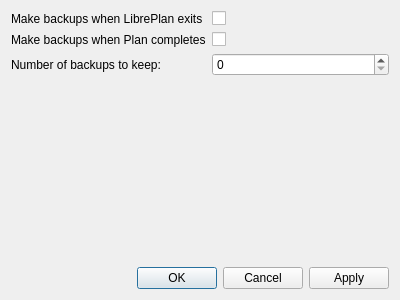
<?xml version="1.0" encoding="UTF-8"?>
<ui version="4.0">
 <class>SettingsDialog</class>
 <widget class="QDialog" name="SettingsDialog">
  <property name="geometry">
   <rect>
    <x>0</x>
    <y>0</y>
    <width>400</width>
    <height>300</height>
   </rect>
  </property>
  <property name="windowTitle">
   <string>Settings</string>
  </property>
  <property name="windowIcon">
   <iconset>
    <normaloff>../../../resources/icon.png</normaloff>../../../resources/icon.png</iconset>
  </property>
  <layout class="QVBoxLayout" name="verticalLayout_2">
   <item>
    <layout class="QVBoxLayout" name="verticalLayout">
     <item>
      <layout class="QFormLayout" name="formLayout">
       <item row="0" column="0">
        <widget class="QLabel" name="labelBackupOnExit">
         <property name="text">
          <string>Make backups when LibrePlan exits</string>
         </property>
        </widget>
       </item>
       <item row="2" column="0">
        <widget class="QLabel" name="labelBackupNum">
         <property name="text">
          <string>Number of backups to keep:</string>
         </property>
        </widget>
       </item>
       <item row="2" column="1">
        <widget class="QSpinBox" name="spinBoxBackupNum"/>
       </item>
       <item row="1" column="0">
        <widget class="QLabel" name="labelBackupOnPlanComplete">
         <property name="text">
          <string>Make backups when Plan completes</string>
         </property>
        </widget>
       </item>
       <item row="0" column="1">
        <widget class="QCheckBox" name="checkBoxOnExit">
         <property name="text">
          <string/>
         </property>
        </widget>
       </item>
       <item row="1" column="1">
        <widget class="QCheckBox" name="checkBoxOnPlanComplete">
         <property name="text">
          <string/>
         </property>
        </widget>
       </item>
      </layout>
     </item>
     <item>
      <widget class="QDialogButtonBox" name="buttonBox">
       <property name="orientation">
        <enum>Qt::Horizontal</enum>
       </property>
       <property name="standardButtons">
        <set>QDialogButtonBox::Apply|QDialogButtonBox::Cancel|QDialogButtonBox::Ok</set>
       </property>
      </widget>
     </item>
    </layout>
   </item>
  </layout>
 </widget>
 <resources/>
 <connections>
  <connection>
   <sender>buttonBox</sender>
   <signal>accepted()</signal>
   <receiver>SettingsDialog</receiver>
   <slot>accept()</slot>
   <hints>
    <hint type="sourcelabel">
     <x>248</x>
     <y>254</y>
    </hint>
    <hint type="destinationlabel">
     <x>157</x>
     <y>274</y>
    </hint>
   </hints>
  </connection>
  <connection>
   <sender>buttonBox</sender>
   <signal>rejected()</signal>
   <receiver>SettingsDialog</receiver>
   <slot>reject()</slot>
   <hints>
    <hint type="sourcelabel">
     <x>316</x>
     <y>260</y>
    </hint>
    <hint type="destinationlabel">
     <x>286</x>
     <y>274</y>
    </hint>
   </hints>
  </connection>
 </connections>
</ui>
